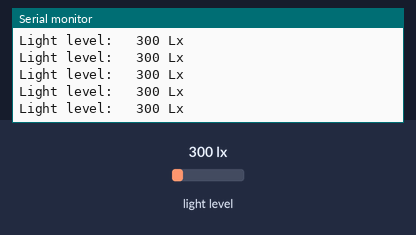
This sketch was run on a simulated Raspberry Pi Pico. On the bench: the last lines printed to the serial monitor. Wiring (inferred from the names in the program): BH1750 light sensor at I2C address 0x23. Inputs (shaded band) come from the test bench; at power-on: light level 300 lx.

Above: at 1.2 s.
1.3 s: light level set to 40 lx
At 1.56 s:
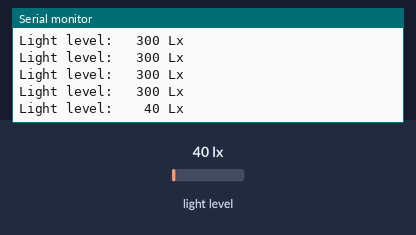
3.3 s: light level set to 1000 lx
At 3.56 s:
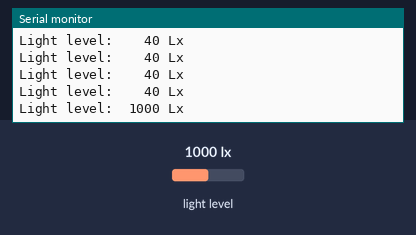

The sketch:

example-17.ino
```cpp
// File: example-17.ino
// Date: 2021-04-13
// Target: RPi Pico RP2040

#include "Wire.h"

// The Arduino-mbed-Pico board uses a fixed i2c-1 assignment for SDA and SCL.
// GP6=SDA and GP7=SCL.

#define I2C_ADDR  (0x23)  // 7-bit address

boolean bh1750_init() {
    uint8_t mode = 0x10;
    Wire.beginTransmission( I2C_ADDR );
    Wire.write( mode );
    int result = Wire.endTransmission();
    return (result == 0);
}

boolean bh1750_read( uint32_t *level ) {
    *level = 0;
    Wire.requestFrom( I2C_ADDR, 2 );
    if ( Wire.available() == 2 ) {
       uint8_t h = Wire.read();
       uint8_t l = Wire.read();
       uint32_t value = (h << 8) | l;
       *level = 5*value/6;
       return true;
    }
    return false;
}

void setup() {
    SerialUSB.begin( 115200 );
    while(!SerialUSB){}
    SerialUSB.println("BH1750 I2C Light Sensor...");
    Wire.begin();
    Wire.setClock( 100000 );
    if ( !bh1750_init() ) {
        SerialUSB.println("BH1750 initialization error!");
        while(1) {}
    }
}

char sbuf[64];

void loop() {
    uint32_t level;
    if ( bh1750_read(&level) ) {
        sprintf( sbuf, "Light level: %5lu Lx", level );
    } else {
        sprintf( sbuf, "Light level: ----- Lx" );
    }
    SerialUSB.println( sbuf );
    delay(200);
}
```

Measured:
- after the input at 1.3 s, the serial monitor: prints a new line after 0.10 s (image 1)
- after the input at 3.3 s, the serial monitor: prints a new line after 0.11 s (image 2)
